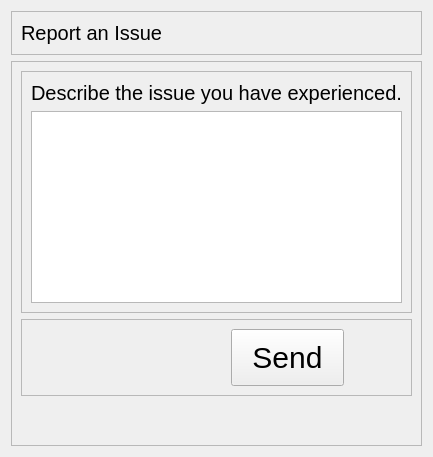
      <widget class="QWidget" name="page_report_issue">
       <property name="styleSheet">
        <string notr="true">QLabel{
font: 15pt;
}

QGroupBox{
font: 15pt;
}

QLineEdit{
font: 20pt;
padding: 10px 20px;
}

QPushButton{
font: 30px;
text-alignment: centre;
padding: 10px 20px
}</string>
       </property>
       <layout class="QGridLayout" name="gridLayout_11">
        <item row="1" column="0">
         <widget class="QFrame" name="frame_13">
          <property name="frameShape">
           <enum>QFrame::StyledPanel</enum>
          </property>
          <property name="frameShadow">
           <enum>QFrame::Raised</enum>
          </property>
          <layout class="QVBoxLayout" name="verticalLayout_7">
           <item>
            <widget class="QFrame" name="frame_14">
             <property name="frameShape">
              <enum>QFrame::StyledPanel</enum>
             </property>
             <property name="frameShadow">
              <enum>QFrame::Raised</enum>
             </property>
             <layout class="QVBoxLayout" name="verticalLayout_3">
              <item>
               <widget class="QLabel" name="label_11">
                <property name="text">
                 <string>Describe the issue you have experienced.</string>
                </property>
               </widget>
              </item>
              <item>
               <widget class="QPlainTextEdit" name="plainTextEdit"/>
              </item>
             </layout>
            </widget>
           </item>
           <item>
            <widget class="QFrame" name="frame_16">
             <property name="frameShape">
              <enum>QFrame::StyledPanel</enum>
             </property>
             <property name="frameShadow">
              <enum>QFrame::Raised</enum>
             </property>
             <layout class="QHBoxLayout" name="horizontalLayout_8">
              <item>
               <spacer name="horizontalSpacer_13">
                <property name="orientation">
                 <enum>Qt::Horizontal</enum>
                </property>
                <property name="sizeType">
                 <enum>QSizePolicy::Expanding</enum>
                </property>
                <property name="sizeHint" stdset="0">
                 <size>
                  <width>200</width>
                  <height>20</height>
                 </size>
                </property>
               </spacer>
              </item>
              <item>
               <widget class="QPushButton" name="pushButton">
                <property name="text">
                 <string>Send</string>
                </property>
               </widget>
              </item>
              <item>
               <spacer name="horizontalSpacer_12">
                <property name="orientation">
                 <enum>Qt::Horizontal</enum>
                </property>
                <property name="sizeHint" stdset="0">
                 <size>
                  <width>40</width>
                  <height>20</height>
                 </size>
                </property>
               </spacer>
              </item>
             </layout>
            </widget>
           </item>
           <item>
            <spacer name="verticalSpacer_4">
             <property name="orientation">
              <enum>Qt::Vertical</enum>
             </property>
             <property name="sizeHint" stdset="0">
              <size>
               <width>20</width>
               <height>40</height>
              </size>
             </property>
            </spacer>
           </item>
          </layout>
         </widget>
        </item>
        <item row="0" column="0">
         <widget class="QFrame" name="frame_title">
          <property name="frameShape">
           <enum>QFrame::StyledPanel</enum>
          </property>
          <property name="frameShadow">
           <enum>QFrame::Raised</enum>
          </property>
          <layout class="QHBoxLayout" name="horizontalLayout_7">
           <item>
            <widget class="QLabel" name="label_10">
             <property name="text">
              <string>Report an Issue</string>
             </property>
            </widget>
           </item>
          </layout>
         </widget>
        </item>
       </layout>
      </widget>
